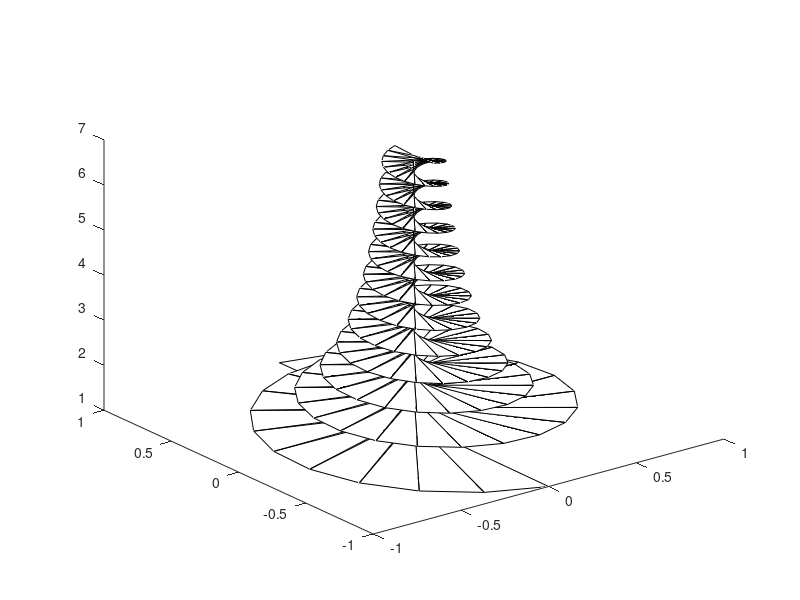

Source code (MATLAB):
figure

t=(1:0.05:7);
x=(1./t).*sin(2*pi*t);
y=(1./t).*cos(2*pi*t);
h=t;

x1=-(1./t).*sin(2*pi*t);
y1=-(1./t).*cos(2*pi*t);
h1=t;

for i = 1:length(t)-1

p1 = [x(i) x(i+1) 0];

p2 = [y(i) y(i+1) 0];

p3 = [h(i) h(i+1) (h(i)+h(i+1))/2];

p4 = [x1(i) x1(i+1) 0];

p5 = [y1(i) y1(i+1) 0];

p6 = [h1(i) h1(i+1) (h1(i)+h1(i+1))/2];


hold on

fill3(p1,p2,p3,[1 1 1])
fill3(p4,p5,p6,[1 1 1])

end